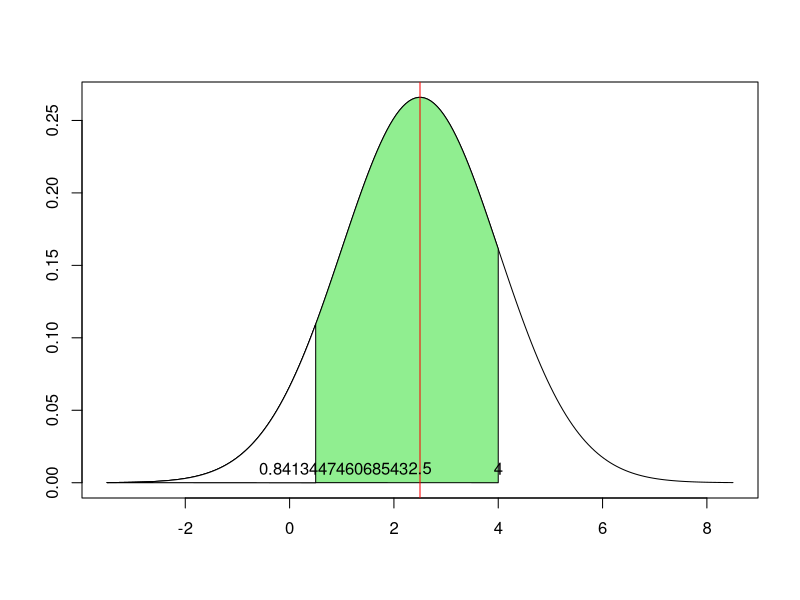

The R source for this figure:
m <-  2.5
s <-  1.5

#rechtergebied
y <- 4
#linkergebied
x <- 0.5



# interval van de plot (x-waarden)
x_interval <- seq(m - 4 * s, m + 4 * s, length=200)

# punten op de Gauss-curve
norm_dist <- dnorm(x_interval, m, s)
plot(x_interval, norm_dist,
     type = 'l', xlab = '', ylab = '')

# Het gebied links van x inkleuren
i <- x_interval <= y
polygon(
  c(x_interval[i], y,  y),
  c(norm_dist[i],  dnorm(y, m, s), 0),
  col = 'lightgreen')
text(y, .01, y)

# Toon het gemiddelde ahv een rode vertikale lijn
abline(v = m , col='red')
text(m, .01, m)

# bereken de p-waarde voor y

 y  <- pnorm(y, m, s)
 message("pwaarde voor y: ", y)

# Het gebied links van x inkleuren
i <- x_interval <= x
polygon(
  c(x_interval[i], x,  x),
  c(norm_dist[i],  dnorm(x, m, s), 0),
  col = 'white')
text(y, .01, y)

#bereken de p-waarde voor x

x <- pnorm(x,m,s)
message("pwaarde voor x: ", x)

#bereken oppervlakte van y-x == groene gebied
message("y-x= ", y-x)

